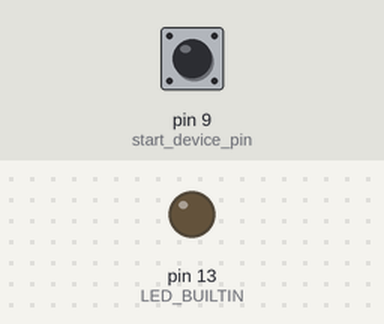
Simulated run of this sketch. Board: Arduino Uno, built with avr-gcc and run on an emulated ATmega328P. Shown: output pins drawn as LEDs (lit = HIGH). The test bench sets the inputs (shaded band); at power-on: pin 9 (start_device_pin) LOW.

Above: at 1.2 s.
1.3 s: pin 9 (start_device_pin) pulled HIGH for 0.15 s
At 1.37 s:
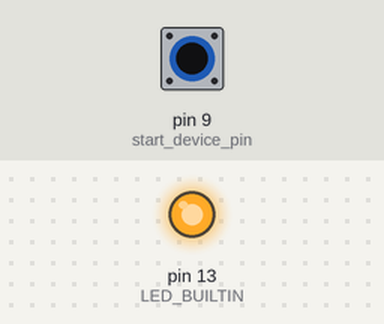
2.9 s: pin 9 (start_device_pin) pulled HIGH for 3.2 s
At 7.4 s:
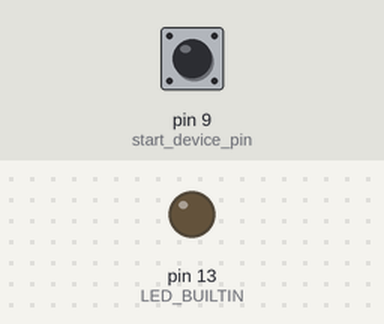
Timing chart, 0 to 8.9 s (numbered marks = the images above; inputs shaded):
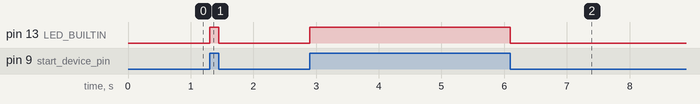

Measured:
- after the input at 1.3 s, pin 13 (LED_BUILTIN): LOW → HIGH at once, → LOW 0.15 s later
- after the input at 2.9 s, pin 13 (LED_BUILTIN): LOW → HIGH at once, → LOW 3.2 s later

The sketch:

device_simulation.ino
```cpp
const int start_device_pin = 9;
//const int end_device_pin = 4;

int device_state = 0;

void setup() {
  // put your setup code here, to run once:
  // Serial.begin(9600); // serial communication at 9600 bits per second
  pinMode(start_device_pin, INPUT);
  pinMode(LED_BUILTIN, OUTPUT);
  //pinMode(end_device_pin, INPUT);
}

void loop() {

  if (digitalRead(start_device_pin) == HIGH){
    //Serial.println("Device ON");
    digitalWrite(LED_BUILTIN, HIGH);
    //delay(1000); // delay 1s
  }
  if (digitalRead(start_device_pin) == LOW){
    //Serial.println("Device OFF");
    digitalWrite(LED_BUILTIN, LOW);
    //delay(1000); // delay 1s
  }

}
```
